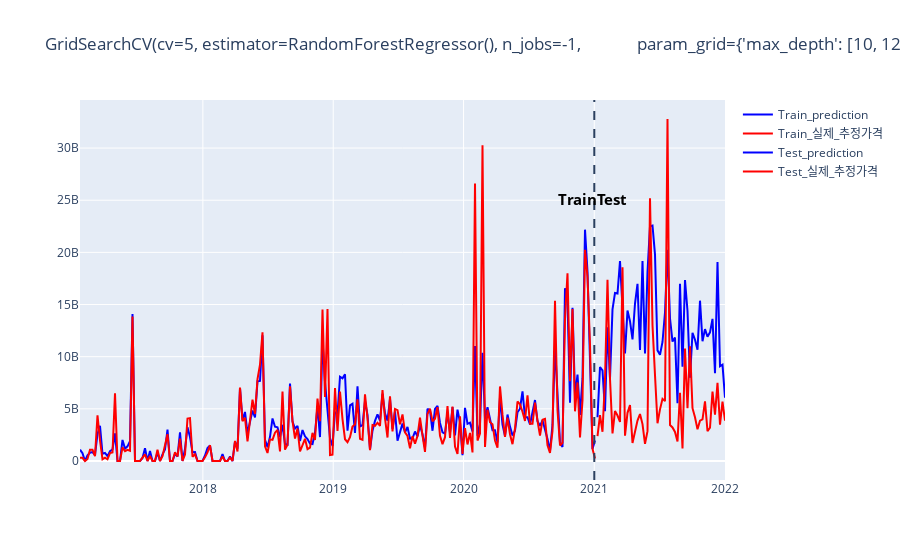
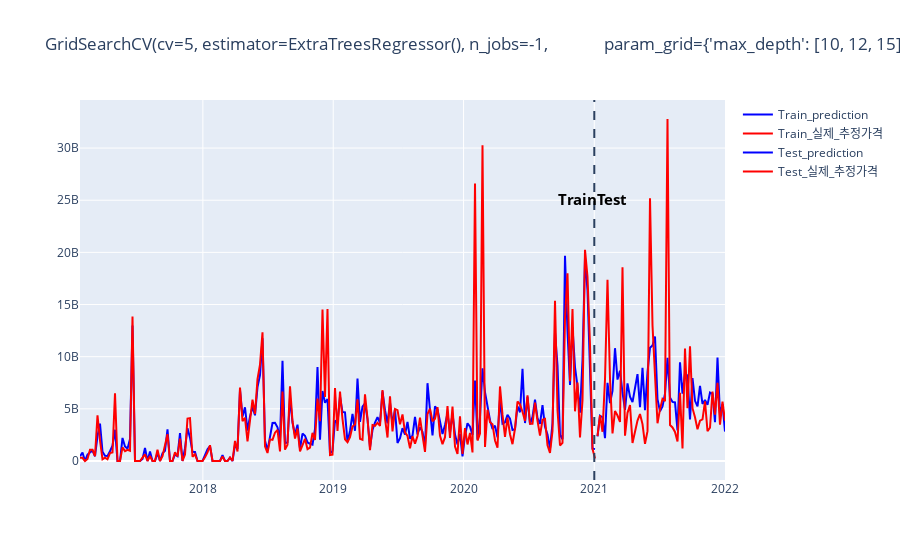
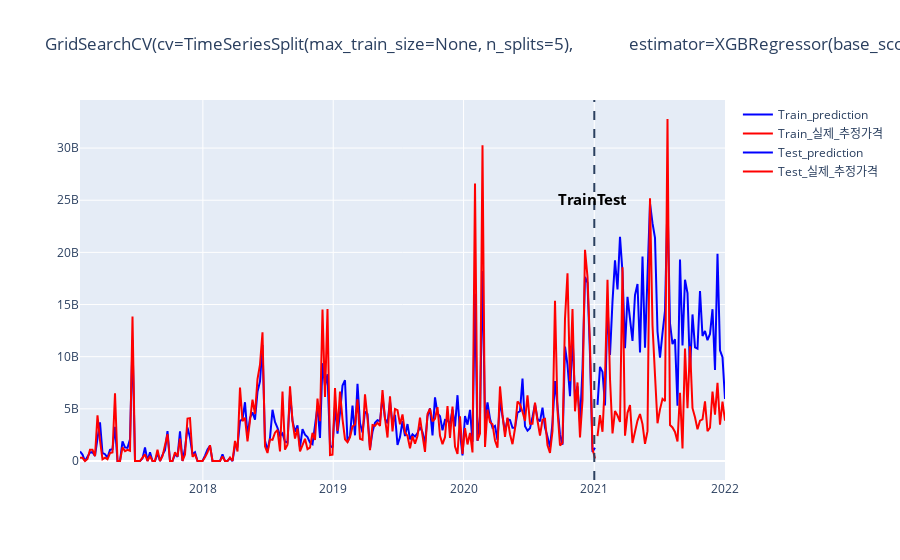

The notebook cell these images were saved under, in order:
### Code cell
for i in lst_model:
    model_r2_score(i)
